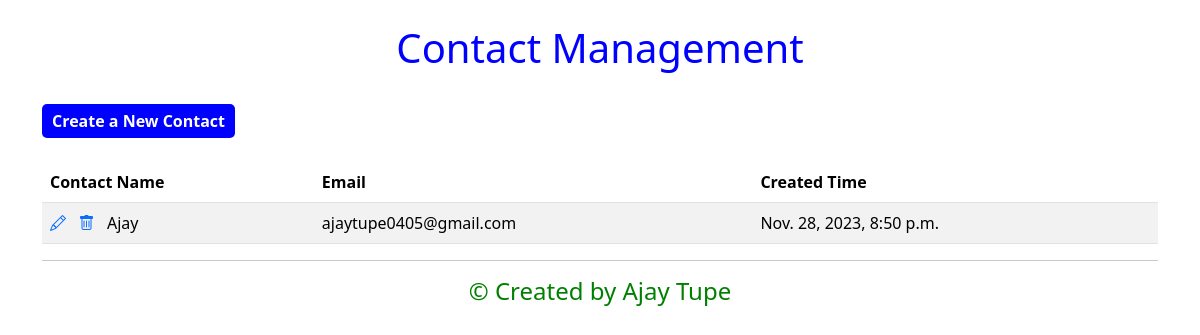
The app's page /, older data.
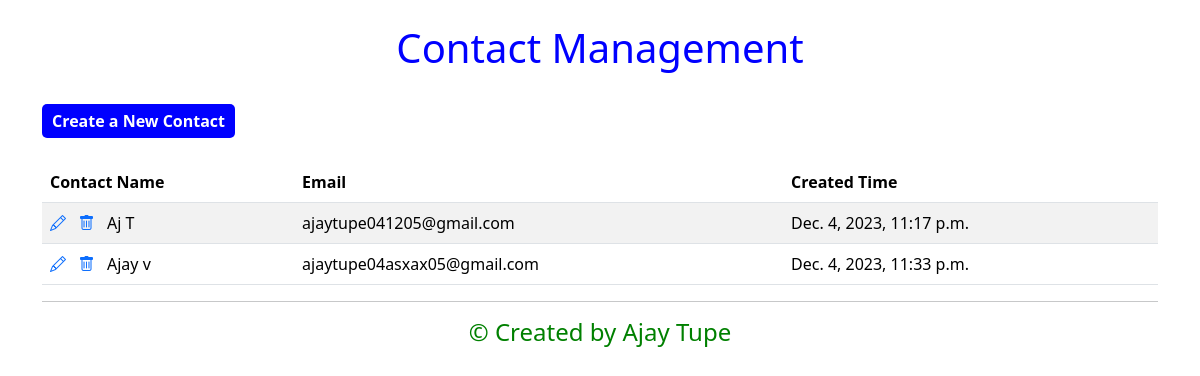
The same page, newer data.
### contacts/models.py (models this page shows)
class Contact(models.Model):
    name = models.CharField(max_length=20, null=False, unique=True)
    email = models.EmailField(unique=True)
    created_time = models.DateTimeField(auto_now_add=True, editable=False)
    notes = models.TextField(max_length=200, default="")

### contacts/views.py (the view)
# urls.py: path("", ContactListView.as_view(), name="contact_list"),
class ContactListView(ListView):
    model = Contact

### contacts/templates/contacts/contact_list.html (shortened to what this page needs)
{% extends "base.html" %}
{% block content %}
<br>
<div class="centered-text" style="color: blue;">
    <h1>Contact Management</h1>
</div>
<br>
<form action="{% url 'contact_create' %}" method="get">
  <button type="submit" style="border-radius: 5px;">Create a New Contact</button>
</form>
<br>
<table class="table table-striped">
  <thead>
    <tr>
      <th>Contact Name</th>
      <th>Email</th>
      <th>Created Time</th>
    </tr>
  </thead>
  <tbody>
    {% for contact in contact_list %}
    <tr>
      <td>
        <a class="icon-link" href="{% url 'contact_update' contact.pk %}">
          <i class="bi bi-pencil"></i>
        </a>
          <a class="icon-link" href="{% url 'contact_delete' contact.pk %}">
          <i class="bi bi-trash"></i>
          </a>
        <a style="color: black; text-decoration: none;" href="{% url 'contact_detail' contact.pk %}">
                {{ contact.name }}
          </a>
      </td>
      <td>
        {{ contact.email}}
      </td>
      <td>
        {{ contact.created_time}}
      </td>
    </tr>
    {% endfor %}
  </tbody>
</table>
<hr>
<div class="centered-text" style="color: green;">
    <h4>&copy; Created by Ajay Tupe</h4>
</div>
{% endblock content %}

Row changes from the older to the newer data that the page shows:
removed Contact: name "Ajay", email "ajaytupe0405@gmail.com", created_time "Nov. 28, 2023, 8:50 p.m."
added Contact: name "Aj T", email "ajaytupe041205@gmail.com", created_time "Dec. 4, 2023, 11:17 p.m."
added Contact: name "Ajay v", email "ajaytupe04asxax05@gmail.com", created_time "Dec. 4, 2023, 11:33 p.m."
